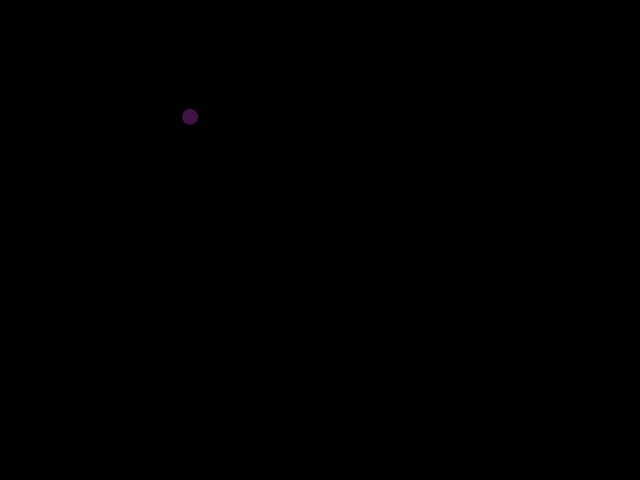
Frame 1 (no input)
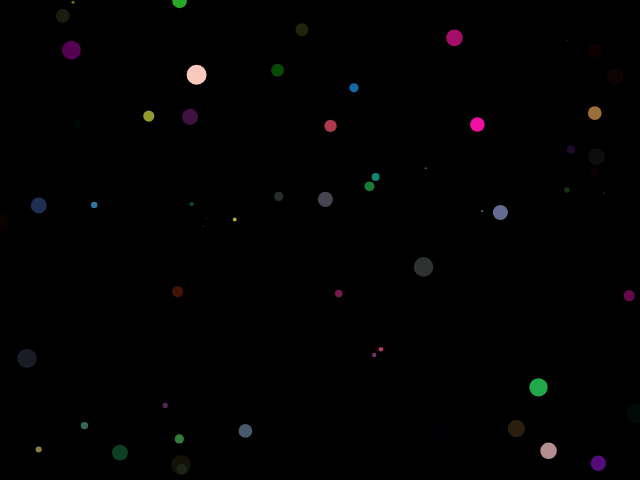
Frame 60 (no input)
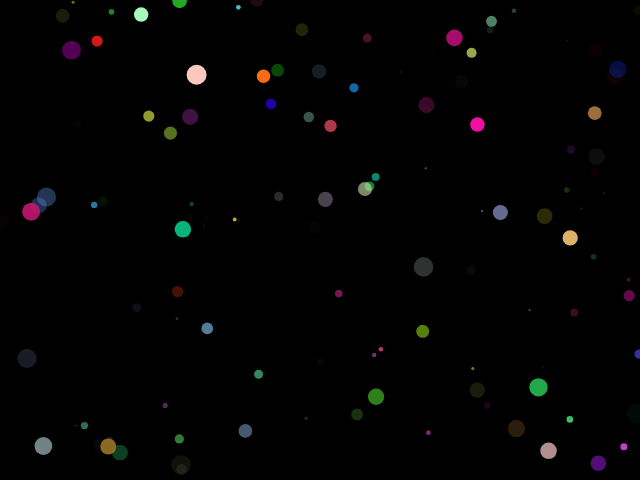
Frame 120 (the mouse pressed at the canvas centre since frame 60)

The p5.js sketch that drew these frames (run headless with seeded random() and noise() and a simulated clock; from frame 60 on, the mouse is pressed at the canvas centre):

// p5.js sketch
// ── sketch.js
// Example 4-7: Filling variables with random values

var r;
var g;
var b;
var a;

var size;
var x;
var y;

function setup() {
  createCanvas(640, 480);
  background(0);
}

function draw() {
  // Each time through draw(), new random
  // numbers are picked for a new ellipse.
  r = random(255);
  g = random(255);
  b = random(255);
  a = random(255);
  size = random(20);
  x = random(width);
  y = random(height);

  // Use values to draw an ellipse
  noStroke();
  fill(r, g, b, a);
  ellipse(x, y, size, size);
}
